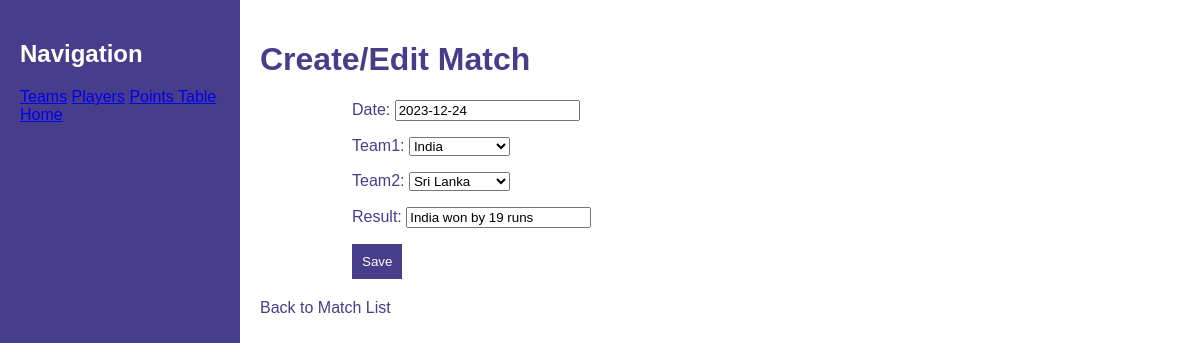
Page /matches/11/edit/ on the committed database.
### cricket_app/models.py (models this page shows, shortened)
class Match(models.Model):
    date = models.DateField()
    team1 = models.ForeignKey(Team, on_delete=models.CASCADE, related_name='team1_matches')
    team2 = models.ForeignKey(Team, on_delete=models.CASCADE, related_name='team2_matches')
    result = models.CharField(max_length=255)

### cricket_app/views.py (the view)
# urls.py: path('matches/<int:pk>/edit/', views.match_edit, name='match_edit'),
def match_edit(request, pk):
    match = get_object_or_404(Match, pk=pk)
    if request.method == 'POST':
        form = MatchForm(request.POST, instance=match)
        if form.is_valid():
            match = form.save()
            return redirect('match_detail', pk=match.pk)
    else:
        form = MatchForm(instance=match)
    return render(request, 'match_form.html', {'form': form})

### cricket_app/forms.py
class MatchForm(forms.ModelForm):
    class Meta:
        model = Match
        fields = ['date', 'team1', 'team2', 'result']

### cricket_app/models.py (called while the page is built)
    def __str__(self):
        return self.name

### cricket_app/templates/match_form.html (shortened to what this page needs)
<!DOCTYPE html>
<html lang="en">
<head>
</head>
<body>
    <div id="left-frame">
        <h2>Navigation</h2>
        <a href="{% url 'team_list' %}">Teams</a>
        <a href="{% url 'player_list' %}">Players</a>
        <a href="{% url 'points_table' %}">Points Table</a>
        <a href="{% url 'home' %}">Home</a>
    </div>
    <div id="right-frame">
        <h1>Create/Edit Match</h1>
        <form method="post" enctype="multipart/form-data">
            {{ form.as_p }}
            <button type="submit">Save</button>
        </form>
        <p><a href="{% url 'match_list' %}">Back to Match List</a></p>
    </div>
</body>
</html>

### cricket_app/templates/match_form.html (style rules this page uses)
body { margin: 0; padding: 0; overflow: hidden; font-family:'Arial', sans-serif; }
#left-frame { position: fixed; top: 0; left: 0; height: 100%; width: 20%; background-color: #483d8b; color: white; padding: 20px; box-sizing: border-box; font-family: 'Arial', sans-serif; }
#right-frame { position: absolute; top: 0; left: 20%; height: 100%; width: 80%; background-color: white; color: #483d8b; padding: 20px; box-sizing: border-box; font-family: 'Arial', sans-serif; }
h1 { color: #483d8b; }
form { width: 80%; margin: 20px auto; }
form button { background-color: #483d8b; color: white; padding: 10px; border: none; cursor: pointer; }
p a { color: #483d8b; text-decoration: none; }

### rows in the picture
Match: date "2023-12-24", team1 "India", team2 "Sri Lanka", result "India won by 19 runs"
